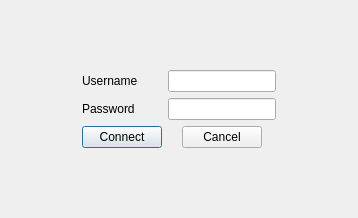
<?xml version="1.0" encoding="UTF-8"?>
<ui version="4.0">
 <class>Login</class>
 <widget class="QDialog" name="Login">
  <property name="geometry">
   <rect>
    <x>0</x>
    <y>0</y>
    <width>358</width>
    <height>218</height>
   </rect>
  </property>
  <property name="windowTitle">
   <string>Dialog</string>
  </property>
  <layout class="QGridLayout" name="gridLayout_3">
   <item row="0" column="0">
    <layout class="QGridLayout" name="gridLayout_2">
     <property name="sizeConstraint">
      <enum>QLayout::SetMaximumSize</enum>
     </property>
     <item row="1" column="1">
      <layout class="QGridLayout" name="gridLayout">
       <property name="sizeConstraint">
        <enum>QLayout::SetNoConstraint</enum>
       </property>
       <item row="2" column="1">
        <widget class="QLineEdit" name="password">
         <property name="sizePolicy">
          <sizepolicy hsizetype="Preferred" vsizetype="Fixed">
           <horstretch>0</horstretch>
           <verstretch>0</verstretch>
          </sizepolicy>
         </property>
         <property name="echoMode">
          <enum>QLineEdit::Password</enum>
         </property>
        </widget>
       </item>
       <item row="1" column="0">
        <widget class="QLabel" name="label">
         <property name="text">
          <string>Username</string>
         </property>
        </widget>
       </item>
       <item row="4" column="0">
        <spacer name="verticalSpacer">
         <property name="orientation">
          <enum>Qt::Vertical</enum>
         </property>
         <property name="sizeHint" stdset="0">
          <size>
           <width>20</width>
           <height>40</height>
          </size>
         </property>
        </spacer>
       </item>
       <item row="3" column="1" alignment="Qt::AlignHCenter">
        <widget class="QPushButton" name="cancel">
         <property name="enabled">
          <bool>true</bool>
         </property>
         <property name="sizePolicy">
          <sizepolicy hsizetype="Fixed" vsizetype="Fixed">
           <horstretch>0</horstretch>
           <verstretch>0</verstretch>
          </sizepolicy>
         </property>
         <property name="layoutDirection">
          <enum>Qt::LeftToRight</enum>
         </property>
         <property name="text">
          <string>Cancel</string>
         </property>
         <property name="autoDefault">
          <bool>false</bool>
         </property>
         <property name="default">
          <bool>false</bool>
         </property>
         <property name="flat">
          <bool>false</bool>
         </property>
        </widget>
       </item>
       <item row="2" column="0">
        <widget class="QLabel" name="label_2">
         <property name="text">
          <string>Password</string>
         </property>
        </widget>
       </item>
       <item row="0" column="0">
        <spacer name="verticalSpacer_2">
         <property name="orientation">
          <enum>Qt::Vertical</enum>
         </property>
         <property name="sizeHint" stdset="0">
          <size>
           <width>20</width>
           <height>40</height>
          </size>
         </property>
        </spacer>
       </item>
       <item row="3" column="0">
        <widget class="QPushButton" name="connect">
         <property name="text">
          <string>Connect</string>
         </property>
        </widget>
       </item>
       <item row="1" column="1">
        <widget class="QLineEdit" name="username">
         <property name="sizePolicy">
          <sizepolicy hsizetype="Preferred" vsizetype="Fixed">
           <horstretch>0</horstretch>
           <verstretch>0</verstretch>
          </sizepolicy>
         </property>
        </widget>
       </item>
      </layout>
     </item>
     <item row="1" column="0">
      <spacer name="horizontalSpacer">
       <property name="orientation">
        <enum>Qt::Horizontal</enum>
       </property>
       <property name="sizeHint" stdset="0">
        <size>
         <width>40</width>
         <height>20</height>
        </size>
       </property>
      </spacer>
     </item>
     <item row="1" column="2">
      <spacer name="horizontalSpacer_2">
       <property name="orientation">
        <enum>Qt::Horizontal</enum>
       </property>
       <property name="sizeHint" stdset="0">
        <size>
         <width>40</width>
         <height>20</height>
        </size>
       </property>
      </spacer>
     </item>
    </layout>
   </item>
  </layout>
 </widget>
 <resources/>
 <connections>
  <connection>
   <sender>cancel</sender>
   <signal>clicked()</signal>
   <receiver>Login</receiver>
   <slot>close()</slot>
   <hints>
    <hint type="sourcelabel">
     <x>396</x>
     <y>325</y>
    </hint>
    <hint type="destinationlabel">
     <x>199</x>
     <y>149</y>
    </hint>
   </hints>
  </connection>
 </connections>
</ui>
